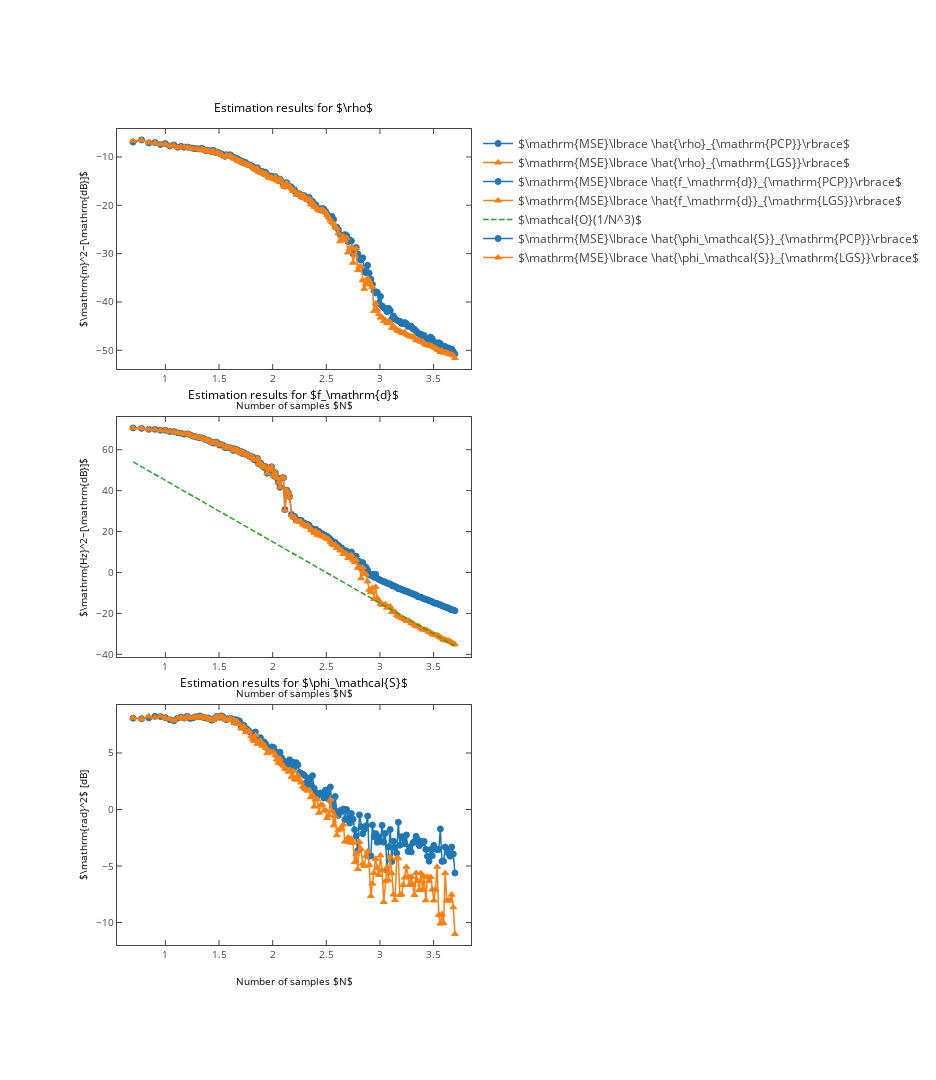

The code cell stored with this chart in its notebook:
### Markdown cell above
### Plotting

### Code cell
run_plots_vs_sample_size_randomized = True
def plots_vs_sample_size_randomized( ):
    
    # Load data from npz file
    ( delta_0, T_m, T_sampling, SNR_out, SNR_in, nrof_MCs, nrof_samples, 
      fd_error, phase_error, rho_error) = itemgetter( 'delta_0', 'T_m', 'T_sampling', 'SNR_out', 'SNR_in', 
      'nrof_MCs', 'nrof_samples', 'fd_error', 'phase_error', 'rho_error')( 
      np.load( "plots/vs_sample_size_randomized.npz" ) )

    print( "Plotting results for delta_0 = %E, T_m = %E, T_sampling = %E"%( delta_0, T_m, T_sampling ) + 
            " SNR_out = %f, SNR_in = %f"%( SNR_out, SNR_in ) + " with %d Monte Carlo repetitions per sample size."%( 
            nrof_MCs ) + " Every other physical parameter was randomized." )

    # Set up figure
    plt.figure( figsize = [13,15] )
    # Set styles for PCP, LGS and GGS
    styles = ['o-', '^-' ]
    # Performance in estimating rho
    plt.subplot( 311 )
    # Set up labels for MC results
    labels = [r"$\mathrm{MSE}\lbrace \hat{\rho}_{\mathrm{PCP}}\rbrace$",
              r"$\mathrm{MSE}\lbrace \hat{\rho}_{\mathrm{LGS}}\rbrace$"]
    # Plot MC results
    for idx in range( len( styles ) ):
        plt.plot( np.log10(nrof_samples), rho_error[idx,:], styles[idx], label = labels[idx] )
    # Plot CRLB

    # Set axis labels, title and legend
    plt.xlabel( r"Number of samples $N$" )
    plt.ylabel( r"$\mathrm{m}^2~[\mathrm{dB}]$" )
    plt.title(  r"Estimation results for $\rho$" )
    plt.legend( )
    
    # Performance in estimating f_d
    plt.subplot( 312 )
    # Set up labels for MC results
    labels = [r"$\mathrm{MSE}\lbrace \hat{f_\mathrm{d}}_{\mathrm{PCP}}\rbrace$",
              r"$\mathrm{MSE}\lbrace \hat{f_\mathrm{d}}_{\mathrm{LGS}}\rbrace$"]
    # Plot MC results
    for idx in range( len( styles ) ):
        plt.plot( np.log10(nrof_samples), fd_error[idx,:], styles[idx], label = labels[idx] )
    plt.plot( np.log10(nrof_samples), 75-30*np.log10(nrof_samples), '--', label = r"$\mathcal{O}(1/N^3)$" )

    # Set axis labels, title and legend
    plt.xlabel( r"Number of samples $N$" )
    plt.ylabel( r"$\mathrm{Hz}^2~[\mathrm{dB}]$" )
    plt.title( r"Estimation results for $f_\mathrm{d}$" )
    plt.legend( )
    # Performance in estimating phase_s
    plt.subplot( 313 )
    # Set up labels for MC results
    labels = [r"$\mathrm{MSE}\lbrace \hat{\phi_\mathcal{S}}_{\mathrm{PCP}}\rbrace$",
              r"$\mathrm{MSE}\lbrace \hat{\phi_\mathcal{S}}_{\mathrm{LGS}}\rbrace$"]
    # Plot MC results
    for idx in range( len( styles ) ):
        plt.plot(  np.log10(nrof_samples), phase_error[idx,:], styles[idx], label = labels[idx] )

    # Set axis labels, title and legend
    plt.xlabel( r"Number of samples $N$" )
    plt.ylabel( r"$\mathrm{rad}^2$ [dB]" )
    plt.title( r"Estimation results for $\phi_\mathcal{S}$" )
    plt.legend( )

    if export_to_latex:
        tikz_save( "plots/vs_sample_size_randomized.tex" )

    if interactive:
        mpl_to_pltly( plt.gcf( ) )
    else:
        plt.show( )

if run_plots_vs_sample_size_randomized:
    plots_vs_sample_size_randomized( )

### Figure 1 — Plotly figure (JSON) as saved in the notebook; plotly's stock layout.template omitted (floating-point values rounded to 4 significant figures; data arrays with more than 128 entries replaced by an {"elided": "..."} marker saying what was removed)
{"data": [{"line": {"color": "rgba (31, 119, 180, 1)", "dash": "solid", "width": 1.5}, "marker": {"color": "#1F77B4", "line": {"color": "#1F77B4", "width": 1}, "opacity": 1, "size": 6, "symbol": "circle"}, "mode": "lines+markers", "name": "$\\mathrm{MSE}\\lbrace \\hat{\\rho}_{\\mathrm{PCP}}\\rbrace$", "type": "scatter", "uid": "8ad23933-db7c-4651-85db-2cb0a702e87e", "x": {"elided": "173 float values"}, "xaxis": "x", "y": {"elided": "173 float values"}, "yaxis": "y"}, {"line": {"color": "rgba (255, 127, 14, 1)", "dash": "solid", "width": 1.5}, "marker": {"color": "#FF7F0E", "line": {"color": "#FF7F0E", "width": 1}, "opacity": 1, "size": 6, "symbol": "triangle-up"}, "mode": "lines+markers", "name": "$\\mathrm{MSE}\\lbrace \\hat{\\rho}_{\\mathrm{LGS}}\\rbrace$", "type": "scatter", "uid": "50544353-18a7-4ce5-865e-cd4bc39c7238", "x": {"elided": "173 float values"}, "xaxis": "x", "y": {"elided": "173 float values"}, "yaxis": "y"}, {"line": {"color": "rgba (31, 119, 180, 1)", "dash": "solid", "width": 1.5}, "marker": {"color": "#1F77B4", "line": {"color": "#1F77B4", "width": 1}, "opacity": 1, "size": 6, "symbol": "circle"}, "mode": "lines+markers", "name": "$\\mathrm{MSE}\\lbrace \\hat{f_\\mathrm{d}}_{\\mathrm{PCP}}\\rbrace$", "type": "scatter", "uid": "3a130df0-15bd-4774-b450-c5015dbcdc4c", "x": {"elided": "173 float values"}, "xaxis": "x2", "y": {"elided": "173 float values"}, "yaxis": "y2"}, {"line": {"color": "rgba (255, 127, 14, 1)", "dash": "solid", "width": 1.5}, "marker": {"color": "#FF7F0E", "line": {"color": "#FF7F0E", "width": 1}, "opacity": 1, "size": 6, "symbol": "triangle-up"}, "mode": "lines+markers", "name": "$\\mathrm{MSE}\\lbrace \\hat{f_\\mathrm{d}}_{\\mathrm{LGS}}\\rbrace$", "type": "scatter", "uid": "7c136d5d-1de8-4ad0-b9e1-5cdaa9f13aaa", "x": {"elided": "173 float values"}, "xaxis": "x2", "y": {"elided": "173 float values"}, "yaxis": "y2"}, {"line": {"color": "rgba (44, 160, 44, 1)", "dash": "5.550000000000001px,2.4000000000000004px", "width": 1.5}, "mode": "lines", "name": "$\\mathcal{O}(1/N^3)$", "type": "scatter", "uid": "d1982450-ae01-4916-b103-02d72e6b608d", "x": {"elided": "173 float values"}, "xaxis": "x2", "y": {"elided": "173 float values"}, "yaxis": "y2"}, {"line": {"color": "rgba (31, 119, 180, 1)", "dash": "solid", "width": 1.5}, "marker": {"color": "#1F77B4", "line": {"color": "#1F77B4", "width": 1}, "opacity": 1, "size": 6, "symbol": "circle"}, "mode": "lines+markers", "name": "$\\mathrm{MSE}\\lbrace \\hat{\\phi_\\mathcal{S}}_{\\mathrm{PCP}}\\rbrace$", "type": "scatter", "uid": "dcca0350-d9bb-48c8-a1e4-43e9134860e4", "x": {"elided": "173 float values"}, "xaxis": "x3", "y": {"elided": "173 float values"}, "yaxis": "y3"}, {"line": {"color": "rgba (255, 127, 14, 1)", "dash": "solid", "width": 1.5}, "marker": {"color": "#FF7F0E", "line": {"color": "#FF7F0E", "width": 1}, "opacity": 1, "size": 6, "symbol": "triangle-up"}, "mode": "lines+markers", "name": "$\\mathrm{MSE}\\lbrace \\hat{\\phi_\\mathcal{S}}_{\\mathrm{LGS}}\\rbrace$", "type": "scatter", "uid": "78c20105-8b1f-461a-8387-14072abda385", "x": {"elided": "173 float values"}, "xaxis": "x3", "y": {"elided": "173 float values"}, "yaxis": "y3"}], "layout": {"annotations": [{"font": {"color": "#000000", "size": 12}, "showarrow": false, "text": "Estimation results for $\\rho$", "x": 0.4996, "xanchor": "center", "xref": "paper", "y": 1.014, "yanchor": "bottom", "yref": "paper"}, {"font": {"color": "#000000", "size": 12}, "showarrow": false, "text": "Estimation results for $f_\\mathrm{d}$", "x": 0.4996, "xanchor": "center", "xref": "paper", "y": 0.6613, "yanchor": "bottom", "yref": "paper"}, {"font": {"color": "#000000", "size": 12}, "showarrow": false, "text": "Estimation results for $\\phi_\\mathcal{S}$", "x": 0.4996, "xanchor": "center", "xref": "paper", "y": 0.3086, "yanchor": "bottom", "yref": "paper"}], "autosize": false, "height": 1080, "hovermode": "closest", "margin": {"b": 135, "l": 117, "pad": 0, "r": 93, "t": 129}, "showlegend": true, "width": 936, "xaxis": {"anchor": "y", "domain": [0, 1], "mirror": "ticks", "nticks": 8, "range": [0.549, 3.849], "showgrid": false, "showline": true, "side": "bottom", "tickfont": {"size": 10}, "ticks": "inside", "title": {"font": {"color": "#000000", "size": 10}, "text": "Number of samples $N$"}, "type": "linear", "zeroline": false}, "xaxis2": {"anchor": "y2", "domain": [0, 1], "mirror": "ticks", "nticks": 8, "range": [0.549, 3.849], "showgrid": false, "showline": true, "side": "bottom", "tickfont": {"size": 10}, "ticks": "inside", "title": {"font": {"color": "#000000", "size": 10}, "text": "Number of samples $N$"}, "type": "linear", "zeroline": false}, "xaxis3": {"anchor": "y3", "domain": [0, 1], "mirror": "ticks", "nticks": 8, "range": [0.549, 3.849], "showgrid": false, "showline": true, "side": "bottom", "tickfont": {"size": 10}, "ticks": "inside", "title": {"font": {"color": "#000000", "size": 10}, "text": "Number of samples $N$"}, "type": "linear", "zeroline": false}, "yaxis": {"anchor": "x", "domain": [0.7059, 1], "mirror": "ticks", "nticks": 7, "range": [-53.87, -4.216], "showgrid": false, "showline": true, "side": "left", "tickfont": {"size": 10}, "ticks": "inside", "title": {"font": {"color": "#000000", "size": 10}, "text": "$\\mathrm{m}^2~[\\mathrm{dB}]$"}, "type": "linear", "zeroline": false}, "yaxis2": {"anchor": "x2", "domain": [0.3529, 0.6471], "mirror": "ticks", "nticks": 8, "range": [-41.3, 75.98], "showgrid": false, "showline": true, "side": "left", "tickfont": {"size": 10}, "ticks": "inside", "title": {"font": {"color": "#000000", "size": 10}, "text": "$\\mathrm{Hz}^2~[\\mathrm{dB}]$"}, "type": "linear", "zeroline": false}, "yaxis3": {"anchor": "x3", "domain": [0, 0.2941], "mirror": "ticks", "nticks": 10, "range": [-11.99, 9.246], "showgrid": false, "showline": true, "side": "left", "tickfont": {"size": 10}, "ticks": "inside", "title": {"font": {"color": "#000000", "size": 10}, "text": "$\\mathrm{rad}^2$ [dB]"}, "type": "linear", "zeroline": false}}}
